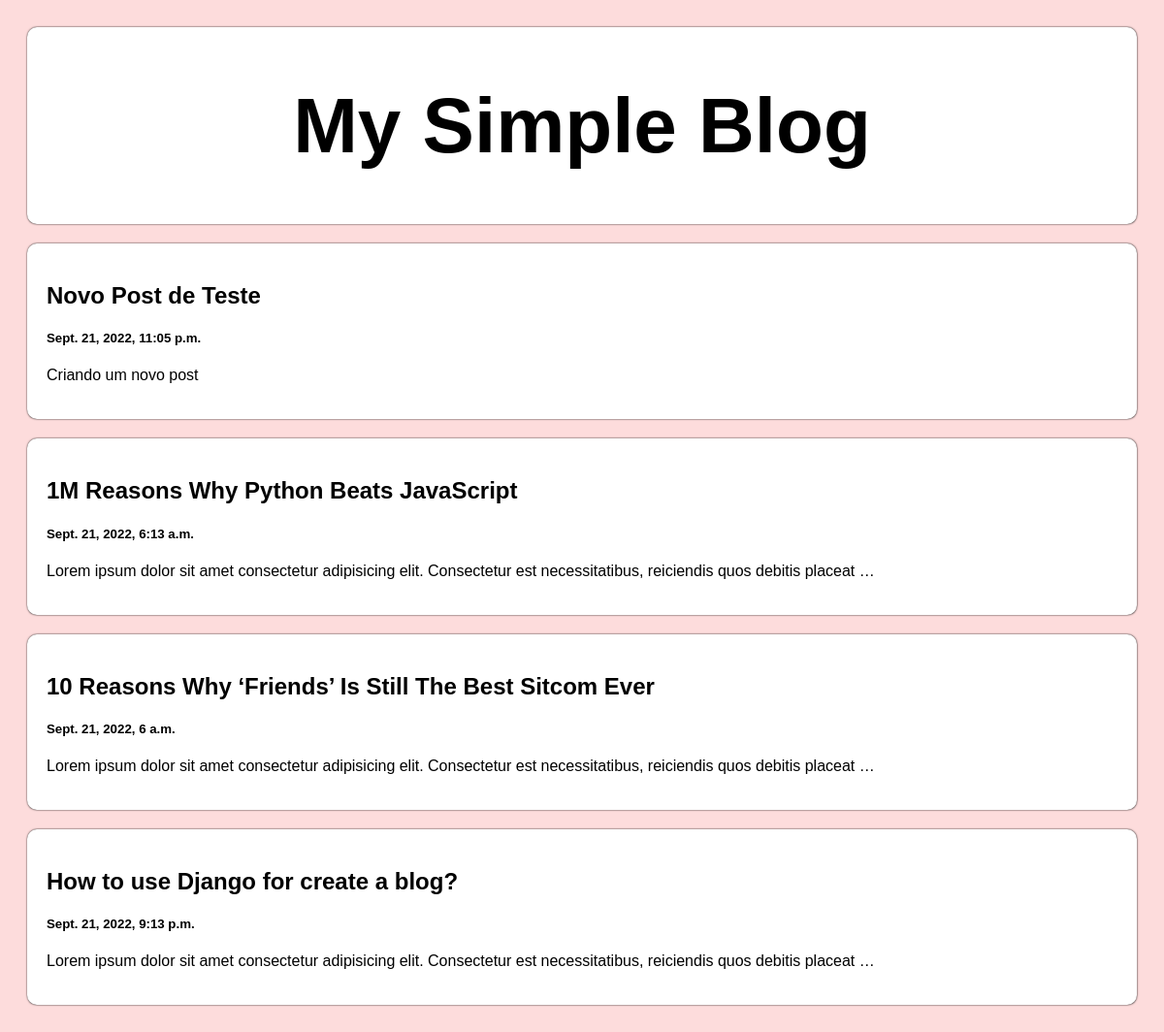
The page / on the database its author committed.
### posts/models.py (models this page shows)
class Post(models.Model):
    title = models.CharField(max_length=100)
    created_at = models.DateTimeField(default=datetime.now())
    content = models.TextField(max_length=1000000)

### posts/views.py (the view)
# urls.py: path('', views.index, name='index'),
def index(request):
    posts = Post.objects.all()
    return render(request, 'index.html', {'posts': posts})

### templates/index.html (shortened to what this page needs)
<!DOCTYPE html>
{% load static %}
<html lang="en">
<head>
    <link rel="stylesheet" href="{% static 'style.css' %}">
</head>
<body>
    <div class="header">
        <h1>My Simple Blog</h2>
    </div>
    <div class="row">
        <div class="leftcolumn">
            {% for post in posts reversed %}
            <a style="text-decoration: none; color: black;" href="{% url 'post' post.id %}">
                <div class="card">
                    <h2>{{post.title}}</h2>
                    <h5>{{post.created_at}}</h5>
                    <p>{{post.content|truncatewords:15}}</p>
                </div>
            </a>
            {% endfor %}
        </div>
    </div>
</body>
</html>

### static/style.css (style rules this page uses)
* { box-sizing: border-box; }
body { font-family: Arial; padding: 20px; background: #fcb8b87c; }
.header { padding: 2px; font-size: 40px; text-align: center; background: white; border-radius: 10px; box-shadow: .1px .1px 2px rgb(0, 0, 0); }
.leftcolumn { float: left; width: 100%; }
.card { background-color: white; padding: 20px; margin-top: 20px; border-radius: 10px; box-shadow: .1px .1px 2px rgb(0, 0, 0); text-align: justify; }
.row:after { content: ""; display: table; clear: both; }

### rows shown on the page
Post: title "Novo Post de Teste", created_at "Sept. 21, 2022, 11:05 p.m.", content "Criando um novo post"
Post: title "1M Reasons Why Python Beats JavaScript", created_at "Sept. 21, 2022, 6:13 a.m.", content "Lorem ipsum dolor sit amet consectetur adipisicing elit. Consectetur est necessitatibus, reiciendis quos debitis placeat …"
Post: title "10 Reasons Why ‘Friends’ Is Still The Best Sitcom Ever", created_at "Sept. 21, 2022, 6 a.m.", content "Lorem ipsum dolor sit amet consectetur adipisicing elit. Consectetur est necessitatibus, reiciendis quos debitis placeat …"
Post: title "How to use Django for create a blog?", created_at "Sept. 21, 2022, 9:13 p.m.", content "Lorem ipsum dolor sit amet consectetur adipisicing elit. Consectetur est necessitatibus, reiciendis quos debitis placeat …"
